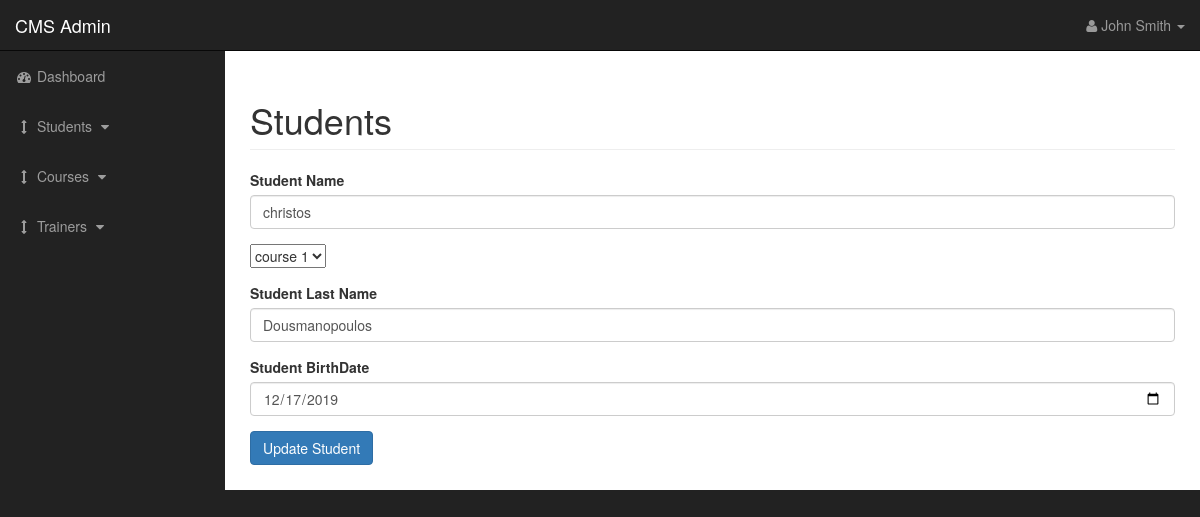
The app's page /students.php?source=edit_student&s_id=1 with its own data.
### tables this page shows
CREATE TABLE `students` (
  `id` int(11) NOT NULL,
  `id_course` int(11) NOT NULL,
  `student_name` varchar(255) NOT NULL,
  `student_lastname` varchar(255) NOT NULL,
  `student_dirthdate` date NOT NULL
);

### includes/edit_student.php (the view, shortened to what this page needs)
<?php
    if(isset($_GET["s_id"])){
        $getTheStudentId = $_GET["s_id"];
    }
    $query = "SELECT * FROM students WHERE id = {$getTheStudentId} ";
        $editStudentsById = mysqli_query($connection,$query);
        while ($row = mysqli_fetch_assoc($editStudentsById) ) {
            $studentName = $row['student_name'];
            $studentLastName = $row['student_lastname'];
            $studentBirthDate = $row['student_dirthdate'];
        }
?>
<form action="" method="post" enctype="multipart/form-data">
 <div class="form-group">
     <label for="name">Student Name</label>
     <input value = "<?php echo $studentName ?>" type="text" name="name" class="form-control" >
 </div>
 <div class="form-group">
     <select name="student_courses" id="student_courses">
         <?php
         $query = "SELECT * FROM courses";
         $select_courses = mysqli_query($connection,$query);
         while ($row = mysqli_fetch_assoc($select_courses) ) {
             $id = $row['id'];
             $course_name = $row['course_name'];
             echo "<option value='{$id}'>{$course_name}</option>";
         }
         ?>
     </select>
 </div>
 <div class="form-group">
     <label for="last_name">Student Last Name</label>
     <input value = "<?php echo $studentLastName ?>" type="text" name="lastName" class="form-control" >
 </div>
 <div class="form-group">
     <label for="birthDate">Student BirthDate</label>
     <input value = "<?php echo $studentBirthDate ?>" type="date" name="birthDate" class="form-control" >
 </div>
 <div class="form-group">
     <input type="submit" name="update_student" class="btn btn-primary" value="Update Student">
 </div>
</form>

### css/sb-admin.css (style rules this page uses)
body { margin-top: 100px; background-color: #222; }
@media (min-width:768px) { body { margin-top: 50px; } }

### records on screen
students: name "christos", lastName "Dousmanopoulos", birthDate "12/17/2019"

### other values on screen
form field student_courses "course 1"
